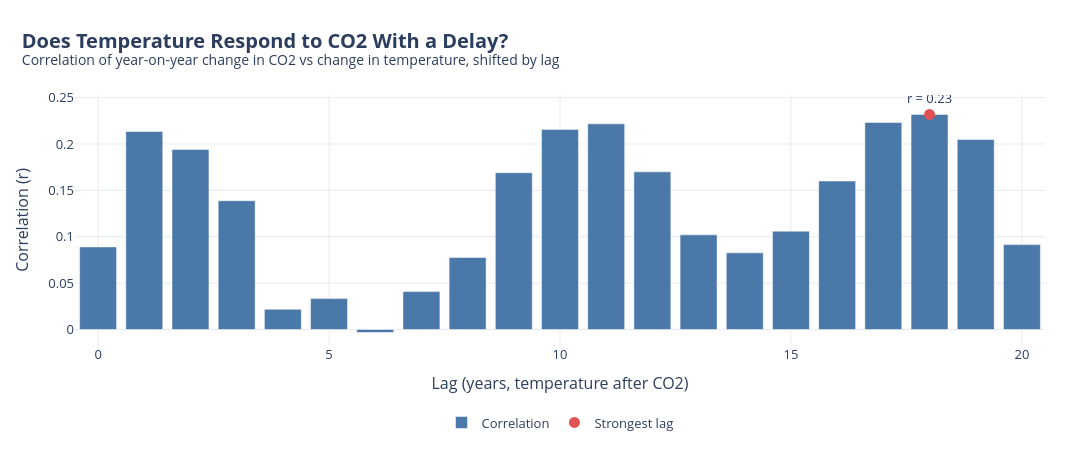

The notebook cell saved with this chart:
### Markdown cell above
### Q2. Does temperature respond with a delay to CO2?

### Code cell
dd = d[["co2", "temp"]].diff().dropna()
dd["co2"] = dd["co2"].rolling(3, center=True).mean()      # smooth year-to-year noise
dd["temp"] = dd["temp"].rolling(3, center=True).mean()
dd = dd.dropna()

lags = list(range(0, 21))
cc = [dd["co2"].corr(dd["temp"].shift(-L)) for L in lags]
best = int(np.nanargmax(np.abs(cc)))

# ---- graph ----
fig = go.Figure(go.Bar(x=lags, y=cc, marker_color=BLUE, name="Correlation"))
fig.add_trace(dot(lags[best], cc[best], f"Peak: {lags[best]} yrs<br>r = {cc[best]:.2f}", RED, "Strongest lag",
                  pos="top center"))
style(fig, "Does Temperature Respond to CO2 With a Delay?",
      "Correlation of year-on-year change in CO2 vs change in temperature, shifted by lag",
      "Lag (years, temperature after CO2)", "Correlation (r)")
fig.show()

# ---- summary ----
verdict = ("This suggests temperature lags emissions changes." if lags[best] > 0 else
           "The strongest link is contemporaneous, so no clear delay shows up at annual resolution.")
summary = f"""
Using smoothed year-to-year changes, the strongest correlation appears at a lag of {lags[best]} years (r = {cc[best]:.2f});
at zero lag r = {cc[0]:.2f}. {verdict}
Annual temperature is noisy (El Nino, volcanoes), so treat the exact lag as indicative rather than precise.
""".strip()
print(summary)
save_report(TOPIC, "q2", "Does temperature respond with a delay to CO2?", fig, summary)

### Figure 1 — Plotly figure (JSON) as saved in the notebook; plotly's stock layout.template omitted (floating-point values rounded to 4 significant figures)
{"data": [{"marker": {"color": "#4a78a8"}, "name": "Correlation", "type": "bar", "x": [0, 1, 2, 3, 4, 5, 6, 7, 8, 9, 10, 11, 12, 13, 14, 15, 16, 17, 18, 19, 20], "y": [0.08905, 0.2134, 0.1941, 0.1388, 0.02184, 0.03332, -0.003228, 0.04086, 0.07762, 0.169, 0.2157, 0.2217, 0.1699, 0.102, 0.08264, 0.106, 0.1601, 0.2231, 0.2319, 0.2049, 0.09151]}, {"marker": {"color": "#e05252", "size": 11}, "mode": "markers+text", "name": "Strongest lag", "showlegend": true, "text": ["Peak: 18 yrs<br>r = 0.23"], "textfont": {"color": "#2c3e5e"}, "textposition": "top center", "type": "scatter", "x": [18], "y": [0.2319]}], "layout": {"font": {"color": "#2c3e5e", "size": 13}, "height": 450, "legend": {"orientation": "h", "x": 0.5, "xanchor": "center", "y": -0.25}, "margin": {"b": 95, "l": 75, "r": 45, "t": 95}, "paper_bgcolor": "white", "plot_bgcolor": "white", "title": {"font": {"color": "#2c3e5e", "size": 20}, "text": "<b>Does Temperature Respond to CO2 With a Delay?</b><br><sup>Correlation of year-on-year change in CO2 vs change in temperature, shifted by lag</sup>", "x": 0.02, "xanchor": "left"}, "width": 1090, "xaxis": {"gridcolor": "#e6eaf2", "title": {"text": "Lag (years, temperature after CO2)"}, "zeroline": false}, "yaxis": {"gridcolor": "#e6eaf2", "title": {"text": "Correlation (r)"}, "zeroline": false}}}
